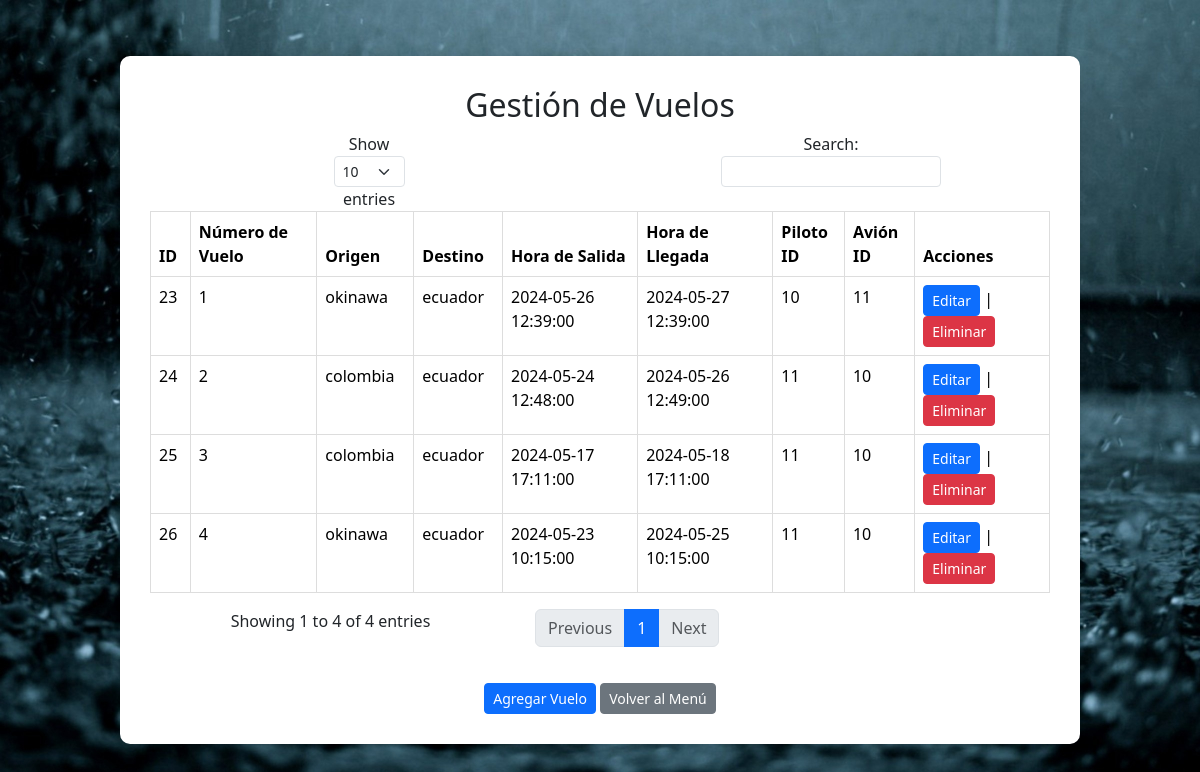
/administrador/vuelos.php (signed in), run on the app's committed database.
### tables this page shows
CREATE TABLE `vuelo` (
  `id` int(11) NOT NULL,
  `numero_vuelo` varchar(50) NOT NULL,
  `aerolinea_id` int(11) DEFAULT NULL,
  `avion_id` int(11) DEFAULT NULL,
  `piloto_id` int(11) DEFAULT NULL,
  `origen` varchar(100) DEFAULT NULL,
  `destino` varchar(100) DEFAULT NULL,
  `hora_salida` datetime DEFAULT NULL,
  `hora_llegada` datetime DEFAULT NULL
);

### administrador/vuelos.php (the view, shortened to what this page needs)
<!DOCTYPE html>
<html lang="es">
<head>
    <link rel="stylesheet" href="../assets/css/bootstrap.min.css">
</head>
<body style="background-image: url('../imagen/fondo15.jpeg'); background-size: cover;">
    <div class="container">
        <h2>Gestión de Vuelos</h2>
        <table class="table">
            <thead>
                <tr>
                    <th>ID</th>
                    <th>Número de Vuelo</th>
                    <th>Origen</th>
                    <th>Destino</th>
                    <th>Hora de Salida</th>
                    <th>Hora de Llegada</th>
                    <th>Piloto ID</th>
                    <th>Avión ID</th>
                    <th>Acciones</th>
                </tr>
            </thead>
            <tbody>
            <?php
                include '../conexion.php';
                $sql = "SELECT * FROM vuelo";
                $result = $conexion->query($sql);
                if ($result->num_rows > 0) {
                    while($row = $result->fetch_assoc()) {
                        echo "<tr>";
                        echo "<td>" . $row["id"] . "</td>";
                        echo "<td>" . $row["numero_vuelo"] . "</td>";
                        echo "<td>" . $row["origen"] . "</td>";
                        echo "<td>" . $row["destino"] . "</td>";
                        echo "<td>" . $row["hora_salida"] . "</td>";
                        echo "<td>" . $row["hora_llegada"] . "</td>";
                        echo "<td>" . $row["piloto_id"] . "</td>";
                        echo "<td>" . $row["avion_id"] . "</td>";
                        echo "<td><a href='editar/editar_vuelo.php?id=" . $row["id"] . "' class='btn btn-primary btn-sm'>Editar</a> | <a href='eliminar/delete_vuelo.php?id=" . $row["id"] . "' class='btn btn-danger btn-sm'>Eliminar</a></td>";
                        echo "</tr>";
                    }
                } else {
                    echo "<tr><td colspan='9'>No hay vuelos registrados</td></tr>";
                }
            ?>
            </tbody>
        </table>
        <div class="btn-container">
            <a href="agregar_vuelo.php" class="btn btn-primary btn-sm">Agregar Vuelo</a>
            <a href="admin.php" class="btn btn-secondary btn-sm">Volver al Menú</a>
        </div>
    </div>
</body>
</html>

### administrador/vuelos.php (style rules this page uses)
body { display: flex; justify-content: center; align-items: center; height: 100vh; background-color: #f8f9fa; margin: 0; }
.container { background-color: #ffffff; padding: 30px; border-radius: 10px; box-shadow: 0 0 10px rgba(0, 0, 0, 0.1); width: 80%; max-width: 1200px; text-align: center; }
table { width: 100%; margin-bottom: 20px; border-collapse: collapse; }
table th, table td { border: 1px solid #dddddd; padding: 8px; text-align: left; }
table th { background-color: #f2f2f2; }
.btn-container { margin-top: 20px; }

### data on the page
vuelo: id "23", numero_vuelo "1", origen "okinawa", destino "ecuador", hora_salida "2024-05-26 12:39:00", hora_llegada "2024-05-27 12:39:00", piloto "10", avion "11"
vuelo: id "24", numero_vuelo "2", origen "colombia", destino "ecuador", hora_salida "2024-05-24 12:48:00", hora_llegada "2024-05-26 12:49:00", piloto "11", avion "10"
vuelo: id "25", numero_vuelo "3", origen "colombia", destino "ecuador", hora_salida "2024-05-17 17:11:00", hora_llegada "2024-05-18 17:11:00", piloto "11", avion "10"
vuelo: id "26", numero_vuelo "4", origen "okinawa", destino "ecuador", hora_salida "2024-05-23 10:15:00", hora_llegada "2024-05-25 10:15:00", piloto "11", avion "10"
